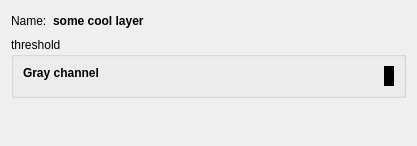
<?xml version="1.0" encoding="UTF-8"?>
<ui version="4.0">
 <class>Dialog</class>
 <widget class="QDialog" name="Dialog">
  <property name="geometry">
   <rect>
    <x>0</x>
    <y>0</y>
    <width>417</width>
    <height>146</height>
   </rect>
  </property>
  <property name="windowTitle">
   <string>Dialog</string>
  </property>
  <layout class="QVBoxLayout" name="verticalLayout_6">
   <item>
    <layout class="QHBoxLayout" name="horizontalLayout_5">
     <item>
      <widget class="QLabel" name="label">
       <property name="text">
        <string>Name:</string>
       </property>
      </widget>
     </item>
     <item>
      <widget class="QLabel" name="_layerLabel">
       <property name="text">
        <string>&lt;b&gt;some cool layer&lt;/b&gt;</string>
       </property>
      </widget>
     </item>
     <item>
      <spacer name="horizontalSpacer">
       <property name="orientation">
        <enum>Qt::Horizontal</enum>
       </property>
       <property name="sizeHint" stdset="0">
        <size>
         <width>40</width>
         <height>20</height>
        </size>
       </property>
      </spacer>
     </item>
    </layout>
   </item>
   <item>
    <widget class="QGroupBox" name="_thresholdsGroup">
     <property name="title">
      <string>threshold</string>
     </property>
     <layout class="QVBoxLayout" name="verticalLayout_5">
      <item>
       <widget class="QWidget" name="abc" native="true">
        <property name="sizePolicy">
         <sizepolicy hsizetype="Preferred" vsizetype="Minimum">
          <horstretch>0</horstretch>
          <verstretch>0</verstretch>
         </sizepolicy>
        </property>
        <layout class="QHBoxLayout" name="horizontalLayout">
         <property name="margin">
          <number>0</number>
         </property>
         <item>
          <layout class="QVBoxLayout" name="verticalLayout">
           <item>
            <widget class="QLabel" name="label_2">
             <property name="text">
              <string>&lt;!DOCTYPE HTML PUBLIC &quot;-//W3C//DTD HTML 4.0//EN&quot; &quot;http://www.w3.org/TR/REC-html40/strict.dtd&quot;&gt;
&lt;html&gt;&lt;head&gt;&lt;meta name=&quot;qrichtext&quot; content=&quot;1&quot; /&gt;&lt;style type=&quot;text/css&quot;&gt;
p, li { white-space: pre-wrap; }
&lt;/style&gt;&lt;/head&gt;&lt;body style=&quot; font-family:'Sans Serif'; font-size:9pt; font-weight:400; font-style:normal;&quot;&gt;
&lt;p style=&quot; margin-top:0px; margin-bottom:0px; margin-left:0px; margin-right:0px; -qt-block-indent:0; text-indent:0px;&quot;&gt;&lt;span style=&quot; font-weight:600;&quot;&gt;Gray channel&lt;/span&gt;&lt;/p&gt;&lt;/body&gt;&lt;/html&gt;</string>
             </property>
            </widget>
           </item>
           <item>
            <widget class="ThresholdingWidget" name="grayChannelThresholdingWidget"/>
           </item>
          </layout>
         </item>
         <item>
          <widget class="QWidget" name="widget" native="true">
           <property name="sizePolicy">
            <sizepolicy hsizetype="Fixed" vsizetype="Preferred">
             <horstretch>0</horstretch>
             <verstretch>0</verstretch>
            </sizepolicy>
           </property>
           <property name="minimumSize">
            <size>
             <width>10</width>
             <height>0</height>
            </size>
           </property>
           <property name="styleSheet">
            <string notr="true">background: black</string>
           </property>
          </widget>
         </item>
        </layout>
       </widget>
      </item>
     </layout>
    </widget>
   </item>
   <item>
    <spacer name="verticalSpacer">
     <property name="orientation">
      <enum>Qt::Vertical</enum>
     </property>
     <property name="sizeHint" stdset="0">
      <size>
       <width>20</width>
       <height>2</height>
      </size>
     </property>
    </spacer>
   </item>
  </layout>
 </widget>
 <customwidgets>
  <customwidget>
   <class>ThresholdingWidget</class>
   <extends>QWidget</extends>
   <header>thresholdingWidget</header>
  </customwidget>
 </customwidgets>
 <resources/>
 <connections/>
</ui>
